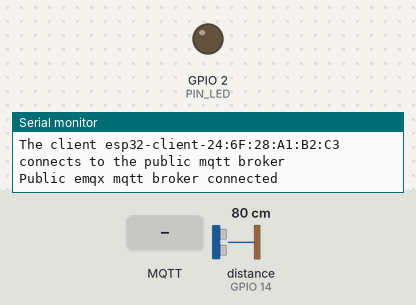
Recording of a sketch running on a simulated ESP32. Shown: output pins drawn as LEDs (lit = HIGH), the last lines printed to the serial monitor. The inputs (shaded band) are chosen by the test bench; at power-on: distance to the obstacle (sensor on GPIO 14) 80 cm. The echo pulse lasts 58.3 µs per cm; WiFi joins after 1.5 s; servers stay silent unless stated; no MQTT or app messages arrive unless stated; pins used as bus, display or sensor lines are not drawn.

Above: at 2.7 s.
2.8 s: MQTT message "!" arrives on the first subscribed topic
At 2.92 s:
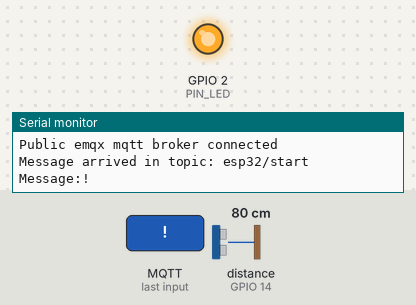
4.5 s: MQTT message "1" arrives on the first subscribed topic
6.0 s: MQTT message "on" arrives on the first subscribed topic
Timing chart, 0 to 9.0 s (numbered marks = the images above; inputs shaded):
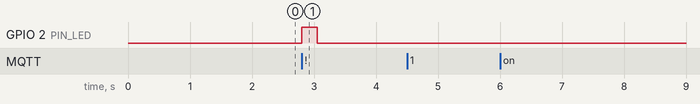

The sketch:

Sketch.ino
```cpp
#define PIN_LED 2
#define trigPin 33
#define echoPin 14
#define MAX_DISTANCE 700

#include <WiFi.h>
#include <PubSubClient.h>

int timeOut = MAX_DISTANCE * 60;
int soundVelocity = 340;

// WiFi
const char *ssid = "MYWIFINAME"; // Enter your WiFi name
const char *password = "MYWIFIPASSWORD";  // Enter WiFi password

// MQTT Broker
const char *mqtt_broker = "192.168.50.117";
const char *topic_sub = "esp32/start";
const char *topic_pub = "esp32/position";
const int mqtt_port = 1883;

WiFiClient espClient;
PubSubClient client(espClient);

void setup() {
 // Set software serial baud to 115200;
 Serial.begin(115200);

 pinMode(PIN_LED, OUTPUT);
 pinMode(trigPin, OUTPUT);
 pinMode(echoPin, INPUT);
 // connecting to a WiFi network
 WiFi.begin(ssid, password);
 while (WiFi.status() != WL_CONNECTED) {
     delay(500);
     Serial.println("Connecting to WiFi..");
 }
 Serial.println("Connected to the WiFi network");
 //connecting to a mqtt broker
 client.setServer(mqtt_broker, mqtt_port);
 client.setCallback(callback);
 while (!client.connected()) {
     String client_id = "esp32-client-";
     client_id += String(WiFi.macAddress());
     Serial.printf("The client %s connects to the public mqtt broker\n", client_id.c_str());
     if (client.connect(client_id.c_str())) {
         Serial.println("Public emqx mqtt broker connected");
     } else {
         Serial.print("failed with state ");
         Serial.print(client.state());
         delay(2000);
     }
 }
 // publish and subscribe
 client.publish(topic_pub, "Hi EMQX I'm ESP32 ^^");
 client.subscribe(topic_sub);
 client.subscribe(topic_pub);
}

int getSonar() {
 unsigned long pingTime;
 float distance;
 // make trigPin output high level lasting for 10μs to triger HC_SR04？
 digitalWrite(PIN_LED, LOW);
 digitalWrite(trigPin, HIGH);
 delayMicroseconds(10);
 digitalWrite(trigPin, LOW);
 // Wait HC-SR04 returning to the high level and measure out this waitting time
 pingTime = pulseIn(echoPin, HIGH, timeOut);
 // calculate the distance according to the time
 distance = (float)pingTime * soundVelocity / 2 / 10000;
 return (int)distance; // return the distance value
}

void measureDistance(){
  client.publish(topic_pub, String(getSonar()).c_str());
}

void callback(char *topic, byte *payload, unsigned int length) {
 Serial.print("Message arrived in topic: ");
 Serial.println(topic);
 Serial.print("Message:");
 for (int i = 0; i < length; i++) {
     Serial.print((char) payload[i]);
 }
 if ((char) payload[0] == '!'){
   digitalWrite(PIN_LED, HIGH);
   delay(250);
   measureDistance();
 }
 Serial.println();
 Serial.println("-----------------------");
}

void loop() {
 client.loop();
}
```

Measured:
- after the input at 2.8 s, GPIO 2 (PIN_LED): LOW → HIGH at once, → LOW 0.25 s later
